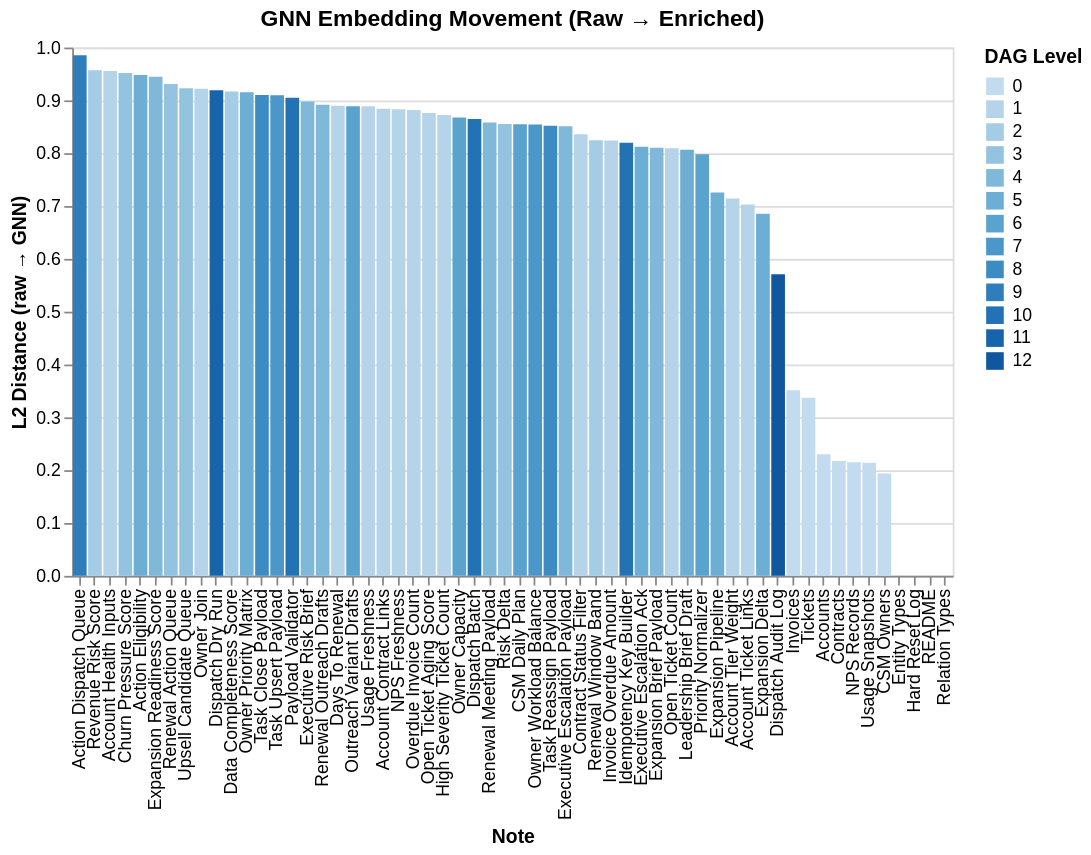

This figure's notebook cell:
### Code cell
// GNN movement: how much did each note's embedding change?
const movementData = comparison!.map(c => ({
  name: c!.name,
  l2Delta: parseFloat(c!.l2Delta),
  cosSim: parseFloat(c!.cosSim),
  level: allNotes.find(n => n.name === c!.name)!.level,
}));

const movementSpec = {
  "$schema": "https://vega.github.io/schema/vega-lite/v5.json",
  "title": "GNN Embedding Movement (Raw → Enriched)",
  "width": 500,
  "height": 300,
  "data": { "values": movementData },
  "mark": { "type": "bar" },
  "encoding": {
    "x": { "field": "name", "type": "nominal", "sort": "-y", "title": "Note" },
    "y": { "field": "l2Delta", "type": "quantitative", "title": "L2 Distance (raw → GNN)" },
    "color": { "field": "level", "type": "ordinal", "title": "DAG Level" },
    "tooltip": [{ "field": "name" }, { "field": "l2Delta", "format": ".4f" }, { "field": "cosSim", "format": ".4f" }]
  }
};

await Deno.jupyter.display({ "application/vnd.vegalite.v5+json": movementSpec }, { raw: true });

### Figure 1 — Vega-Lite specification as saved in the notebook (floating-point values rounded to 4 significant figures)
{"$schema": "https://vega.github.io/schema/vega-lite/v5.json", "data": {"values": [{"cosSim": 0.5188, "l2Delta": 0.884, "level": 1, "name": "Account Contract Links"}, {"cosSim": 0.3037, "l2Delta": 0.9555, "level": 1, "name": "Account Health Inputs"}, {"cosSim": 0.7184, "l2Delta": 0.7031, "level": 1, "name": "Account Ticket Links"}, {"cosSim": 0.7049, "l2Delta": 0.7141, "level": 1, "name": "Account Tier Weight"}, {"cosSim": 0.9744, "l2Delta": 0.23, "level": 0, "name": "Accounts"}, {"cosSim": 0.1722, "l2Delta": 0.9853, "level": 9, "name": "Action Dispatch Queue"}, {"cosSim": 0.3604, "l2Delta": 0.9479, "level": 5, "name": "Action Eligibility"}, {"cosSim": 0.3452, "l2Delta": 0.9516, "level": 3, "name": "Churn Pressure Score"}, {"cosSim": 0.6454, "l2Delta": 0.8357, "level": 1, "name": "Contract Status Filter"}, {"cosSim": 0.9774, "l2Delta": 0.2173, "level": 0, "name": "Contracts"}, {"cosSim": 0.7332, "l2Delta": 0.8549, "level": 6, "name": "CSM Daily Plan"}, {"cosSim": 0.9815, "l2Delta": 0.1938, "level": 0, "name": "CSM Owners"}, {"cosSim": 0.4603, "l2Delta": 0.9169, "level": 2, "name": "Data Completeness Score"}, {"cosSim": 0.5626, "l2Delta": 0.8897, "level": 1, "name": "Days To Renewal"}, {"cosSim": 0.9448, "l2Delta": 0.5708, "level": 12, "name": "Dispatch Audit Log"}, {"cosSim": 0.6268, "l2Delta": 0.8649, "level": 10, "name": "Dispatch Batch"}, {"cosSim": 0.4039, "l2Delta": 0.9191, "level": 11, "name": "Dispatch Dry Run"}, {"cosSim": 1, "l2Delta": 0, "level": 0, "name": "Entity Types"}, {"cosSim": 0.8126, "l2Delta": 0.8121, "level": 5, "name": "Executive Escalation Ack"}, {"cosSim": 0.7428, "l2Delta": 0.8511, "level": 4, "name": "Executive Escalation Payload"}, {"cosSim": 0.5152, "l2Delta": 0.8977, "level": 4, "name": "Executive Risk Brief"}, {"cosSim": 0.8159, "l2Delta": 0.8102, "level": 4, "name": "Expansion Brief Payload"}, {"cosSim": 0.8424, "l2Delta": 0.6855, "level": 5, "name": "Expansion Delta"}, {"cosSim": 0.7394, "l2Delta": 0.7254, "level": 5, "name": "Expansion Pipeline"}, {"cosSim": 0.3529, "l2Delta": 0.9446, "level": 4, "name": "Expansion Readiness Score"}, {"cosSim": 1, "l2Delta": 0, "level": 0, "name": "Hard Reset Log"}, {"cosSim": 0.5571, "l2Delta": 0.8724, "level": 1, "name": "High Severity Ticket Count"}, {"cosSim": 0.7404, "l2Delta": 0.82, "level": 10, "name": "Idempotency Key Builder"}, {"cosSim": 0.567, "l2Delta": 0.8242, "level": 1, "name": "Invoice Overdue Amount"}, {"cosSim": 0.9438, "l2Delta": 0.3515, "level": 0, "name": "Invoices"}, {"cosSim": 0.8152, "l2Delta": 0.8064, "level": 5, "name": "Leadership Brief Draft"}, {"cosSim": 0.5085, "l2Delta": 0.8831, "level": 1, "name": "NPS Freshness"}, {"cosSim": 0.9776, "l2Delta": 0.2151, "level": 0, "name": "NPS Records"}, {"cosSim": 0.5455, "l2Delta": 0.876, "level": 1, "name": "Open Ticket Aging Score"}, {"cosSim": 0.5872, "l2Delta": 0.8095, "level": 1, "name": "Open Ticket Count"}, {"cosSim": 0.6009, "l2Delta": 0.8889, "level": 6, "name": "Outreach Variant Drafts"}, {"cosSim": 0.5262, "l2Delta": 0.8818, "level": 1, "name": "Overdue Invoice Count"}, {"cosSim": 0.5939, "l2Delta": 0.8675, "level": 6, "name": "Owner Capacity"}, {"cosSim": 0.4429, "l2Delta": 0.9219, "level": 1, "name": "Owner Join"}, {"cosSim": 0.4888, "l2Delta": 0.9155, "level": 5, "name": "Owner Priority Matrix"}, {"cosSim": 0.7018, "l2Delta": 0.8544, "level": 7, "name": "Owner Workload Balance"}, {"cosSim": 0.4895, "l2Delta": 0.9052, "level": 10, "name": "Payload Validator"}, {"cosSim": 0.6943, "l2Delta": 0.7978, "level": 6, "name": "Priority Normalizer"}, {"cosSim": 1, "l2Delta": 0, "level": 0, "name": "README"}, {"cosSim": 1, "l2Delta": 0, "level": 0, "name": "Relation Types"}, {"cosSim": 0.4458, "l2Delta": 0.931, "level": 3, "name": "Renewal Action Queue"}, {"cosSim": 0.6898, "l2Delta": 0.858, "level": 4, "name": "Renewal Meeting Payload"}, {"cosSim": 0.6011, "l2Delta": 0.8917, "level": 4, "name": "Renewal Outreach Drafts"}, {"cosSim": 0.7198, "l2Delta": 0.8245, "level": 2, "name": "Renewal Window Band"}, {"cosSim": 0.3132, "l2Delta": 0.9568, "level": 2, "name": "Revenue Risk Score"}, {"cosSim": 0.7014, "l2Delta": 0.8551, "level": 3, "name": "Risk Delta"}, {"cosSim": 0.5338, "l2Delta": 0.91, "level": 8, "name": "Task Close Payload"}, {"cosSim": 0.7269, "l2Delta": 0.852, "level": 8, "name": "Task Reassign Payload"}, {"cosSim": 0.562, "l2Delta": 0.9095, "level": 7, "name": "Task Upsert Payload"}, {"cosSim": 0.9466, "l2Delta": 0.3372, "level": 0, "name": "Tickets"}, {"cosSim": 0.4278, "l2Delta": 0.9229, "level": 3, "name": "Upsell Candidate Queue"}, {"cosSim": 0.4962, "l2Delta": 0.8888, "level": 1, "name": "Usage Freshness"}, {"cosSim": 0.9778, "l2Delta": 0.2141, "level": 0, "name": "Usage Snapshots"}]}, "encoding": {"color": {"field": "level", "title": "DAG Level", "type": "ordinal"}, "tooltip": [{"field": "name"}, {"field": "l2Delta", "format": ".4f"}, {"field": "cosSim", "format": ".4f"}], "x": {"field": "name", "sort": "-y", "title": "Note", "type": "nominal"}, "y": {"field": "l2Delta", "title": "L2 Distance (raw → GNN)", "type": "quantitative"}}, "height": 300, "mark": {"type": "bar"}, "title": "GNN Embedding Movement (Raw → Enriched)", "width": 500}
